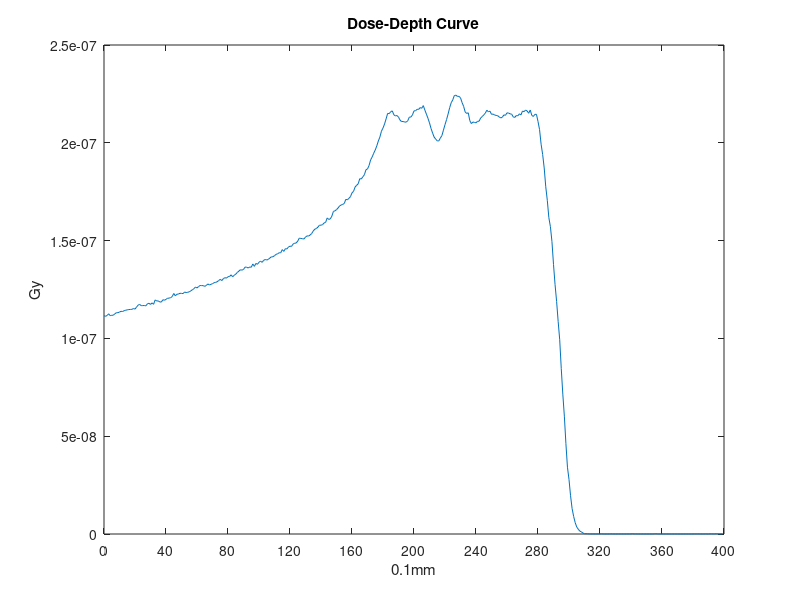

Here is the MATLAB script that generated this plot:
clc
clear
m1=csvread('dosedata/mydose_1.csv',8,2);
x1=m1(:,1);
y1=m1(:,2);
m2=csvread('dosedata/mydose_2.csv',8,2);
x2=m2(:,1);
y2=m2(:,2);
m3=csvread('dosedata/mydose_3.csv',8,2);
x3=m3(:,1);
y3=m3(:,2);
m4=csvread('dosedata/mydose_4.csv',8,2);
x4=m4(:,1);
y4=m4(:,2);
m5=csvread('dosedata/mydose_5.csv',8,2);
x5=m5(:,1);
y5=m5(:,2);
m6=csvread('dosedata/mydose_6.csv',8,2);
x6=m6(:,1);
y6=m6(:,2);
m7=csvread('dosedata/mydose_7.csv',8,2);
x7=m7(:,1);
y7=m7(:,2);
m8=csvread('dosedata/mydose_8.csv',8,2);
x8=m8(:,1);
y8=m8(:,2);
m9=csvread('dosedata/mydose_9.csv',8,2);
x9=m9(:,1);
y9=m9(:,2);
m10=csvread('dosedata/mydose_10.csv',8,2);
x10=m10(:,1);
y10=m10(:,2);
m11=csvread('dosedata/mydose_11.csv',8,2);
x11=m11(:,1);
y11=m11(:,2);
x=flipud(x1)
y=y1+y2+y3*0.50+y4*0.37+y5*0.35+y6*0.22+y7*0.43+y8*0+y9*0.37+y10*0.13+y11*0.26
% plot(x,y1,'-')
% plot(x,y2,'-')
% hold on
% plot(x,y3*0.48,'-')
% hold on
% plot(x,y4*0.38,'-')
% hold on
% plot(x,y5*0.36,'-')
% hold on
% plot(x,y6*0.21,'-')
% hold on
% plot(x,y7*0.44,'-')
% hold on
% plot(x,y8*0,'-')
% hold on
% plot(x,y9*0.32,'-')
% hold on
% plot(x,y10*0.32,'-')
% hold on
plot(x,y,'-')
y2
% legend('1.0,1.00','1.5,1.00','2.0,0.48','2.5,0.38','3.0,0.36','3.5,0.21','4.0,0.44','5.5,0.00','6.0,0.32','6.5,0.32')
% %axis([0 100])
%text(330,1.2*10^-7,'d(mm),w')
set(gca,'XTick',0:40:400)
y10=flipud(y10)
[t,u]=max(y10);
xlabel('0.1mm')
ylabel('Gy')
title('Dose-Depth Curve')
